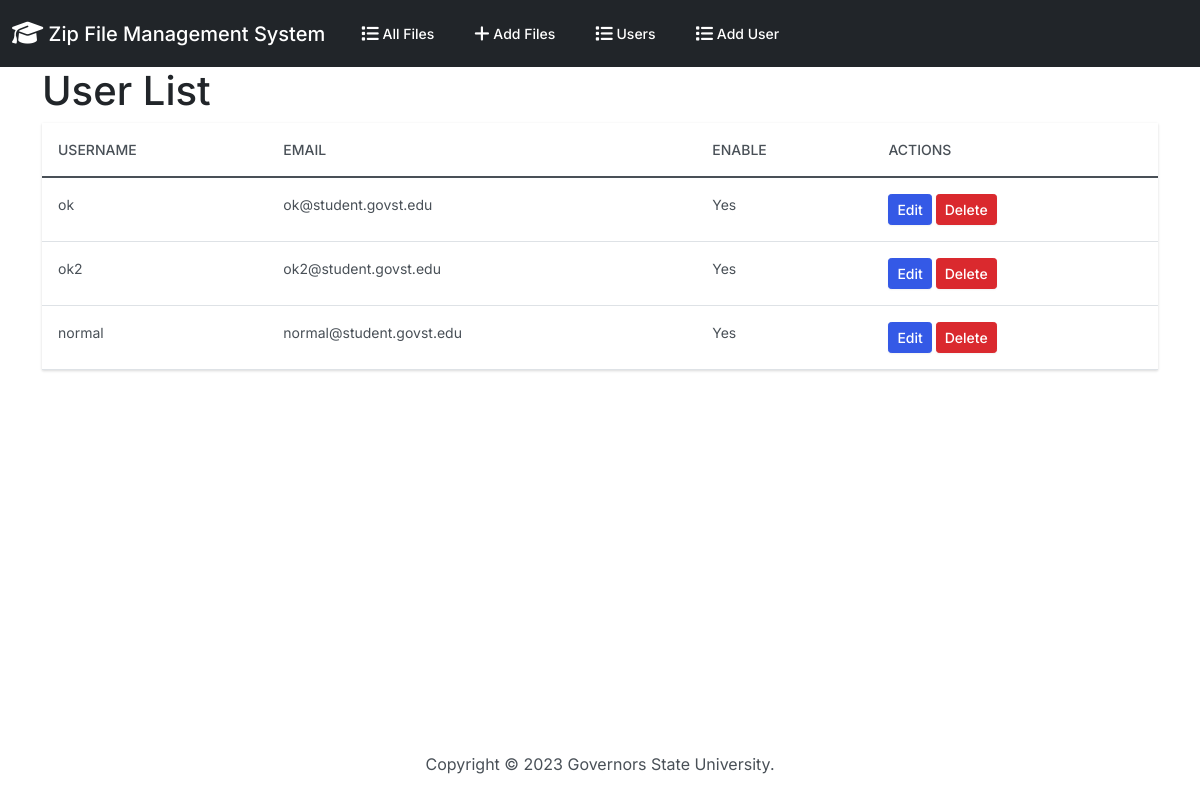
/user_list/, run on an earlier commit of the app's database.
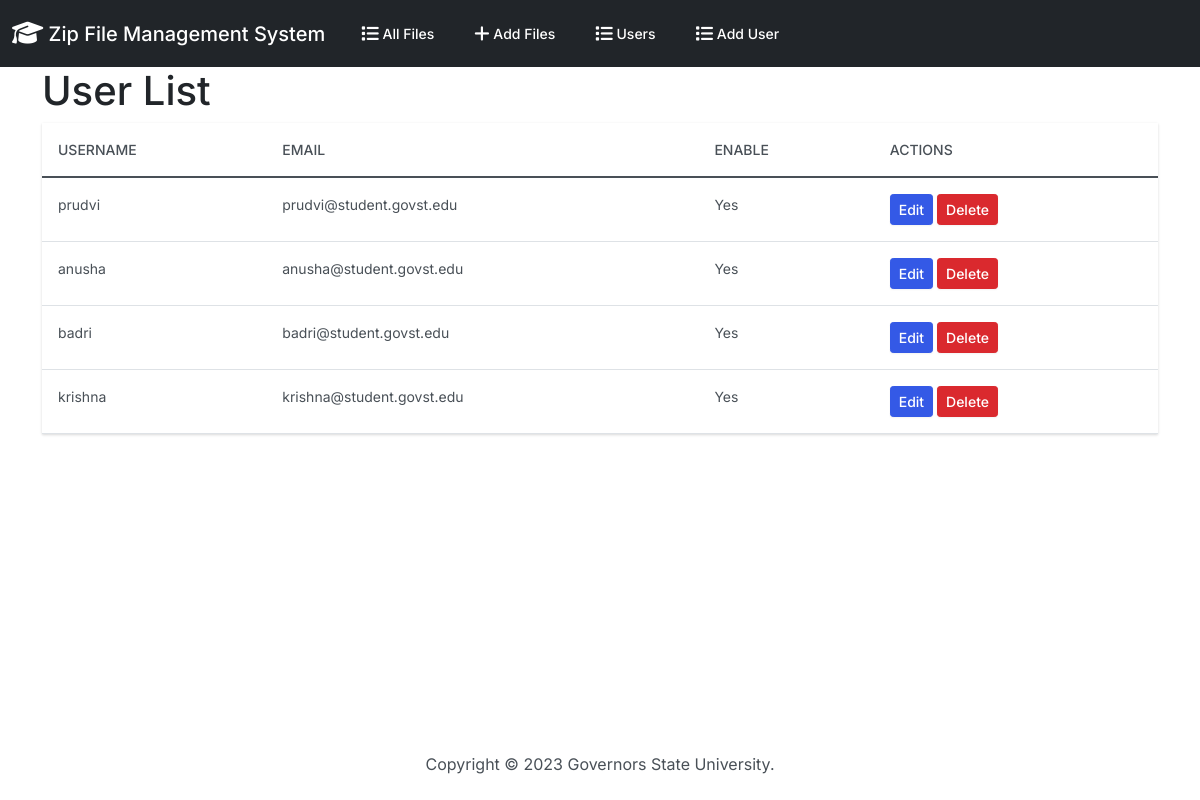
And on a later commit of the database.
### zipfiles/models.py (models this page shows, shortened)
class UserNamesList(models.Model):
    user_name = models.CharField(
        max_length=255,
        unique=True,
        validators=[
            MinLengthValidator(3, message='Username must have at least 3 characters.'),
        ]
    )
    email = models.EmailField()
    enable = models.BooleanField(default=True)
    updated_date = models.DateTimeField(default=timezone.now)
    class Meta:
        verbose_name_plural = 'UserNamesList'

### zipfiles/views.py (the view)
# urls.py: path('user_list/', views.user_list, name='user_list'),
def user_list(request):
    users = UserNamesList.objects.all()
    return render(request, 'zipfiles/user_list.html', {'users': users})

### zipfiles/templates/zipfiles/user_list.html (shortened to what this page needs)
{% extends "zipfiles/base.html" %}
{% block body %}
  <div class="container">
    <h1>User List</h1>
    <table class="table">
      <thead>
        <tr>
          <th>Username</th>
          <th>Email</th>
          <th>Enable</th>
          <th>Actions</th>
        </tr>
      </thead>
      <tbody>
        {% for user in users %}
        <tr>
          <td>{{ user.user_name }}</td>
          <td>{{ user.email }}</td>
          <td>{% if user.enable %}Yes{% else %}No{% endif %}</td>
          <td>
            <form method="post" action="{% url 'user_update' user.pk %}" style="display: inline;">
                <button type="submit" class="btn btn-sm btn-primary">Edit</button>
            </form>
            <form method="post" action="{% url 'user_delete' user.pk %}" style="display: inline;">
              <button type="submit" class="btn btn-sm btn-danger" onclick="return confirm('Are you sure you want to delete this user: {{ user.user_name }}?')">Delete</button>
            </form>
          </td>
        </tr>
        {% endfor %}
      </tbody>
    </table>
  </div>
{% endblock %}

### zipfiles/templates/zipfiles/base.html (shortened to what this page needs)
{% load static %}
<!DOCTYPE html>
<html lang="en">
  <head>
    <link rel="stylesheet" href="https://cdnjs.cloudflare.com/ajax/libs/font-awesome/6.1.1/css/all.min.css">
    <link href="{% static 'css/bootstrap.min.css' %}" rel="stylesheet">
  </head>
  <body class="d-flex flex-column min-vh-100">
    <div id="parentDiv">
      <nav class="navbar navbar-expand-lg navbar-dark bg-dark">
        <div class="container-fluid">
          <a class="navbar-brand" href="{% url 'index' %}">
            <i class="fa-solid fa-graduation-cap fa-lg"></i> Zip File Management System
          </a>
          <div class="collapse navbar-collapse" id="navbarColor01">
            <ul class="navbar-nav me-auto">
              <li class="nav-item">
                <a class="nav-link" href="{% url 'index' %}">
                   All Files
                </a>
              </li>
              <li class="nav-item">
                <a class="nav-link" href="{% url 'add' %}">
                   Add Files
                </a>
              </li>
              <li class="nav-item">
                <a class="nav-link" href="{% url 'user_list' %}">
                   Users
                </a>
              </li>
              <li class="nav-item">
                <a class="nav-link" href="{% url 'user_create' %}">
                   Add User
                </a>
              </li>
            </ul>
          </div>
        </div>
      </nav>
      <div class="container-fluid">
        {% block body %}
        {% endblock %}
      </div>
    </div>
    <footer class="mt-auto mb-4">
      <div class="text-center">
        <span>
          Copyright &copy; <script>document.write(new Date().getFullYear())</script> Governors State University.
        </span>
      </div>
    </footer>
  </body>
</html>

What changed in the data, as far as the page shows it:
removed UserNamesList: user_name "ok", email "ok@student.govst.edu", enable "Yes"
removed UserNamesList: user_name "ok2", email "ok2@student.govst.edu", enable "Yes"
removed UserNamesList: user_name "normal", email "normal@student.govst.edu", enable "Yes"
added UserNamesList: user_name "prudvi", email "prudvi@student.govst.edu", enable "Yes"
added UserNamesList: user_name "anusha", email "anusha@student.govst.edu", enable "Yes"
added UserNamesList: user_name "badri", email "badri@student.govst.edu", enable "Yes"
added UserNamesList: user_name "krishna", email "krishna@student.govst.edu", enable "Yes"
